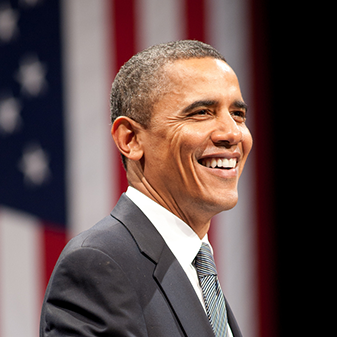
#> input picture image_examples/obama.jpg, 337 x 337 px, found by its file name
$ python 'Chapter 2 - Color Model.py'
#> lines starting #> are read from the running program, lines starting #| are printed output that depends on the picture; after the words box and inside, x2 and y2 are one past the last pixel; in counts of white or black regions, pixels touching at a corner belong together
import cv2
import numpy as np


img = cv2.imread("image_examples/obama.jpg")
#> img is the input picture: shape (337, 337, 3); mean B, G, R 76.1, 77.4, 96.7
kernel = np.ones((5,5),np.uint8)

# RGB to Gray
imgGray = cv2.cvtColor(img,cv2.COLOR_BGR2GRAY)
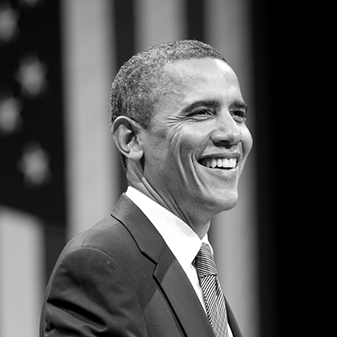
#> imgGray: shape (337, 337); min 0, max 255, mean 83

# 7by7 is kernel size n 0 is sigma
imgBlur = cv2.GaussianBlur(imgGray,(7,7),0)
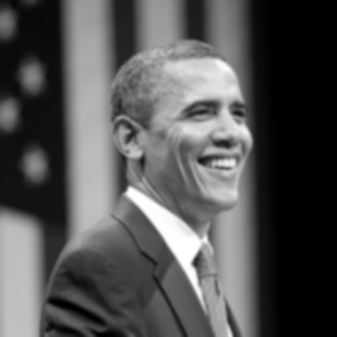
#> imgBlur: shape (337, 337); min 0, max 255, mean 83

# Canny use for edges director and 100 by 100 is Threshold value
imgCanny = cv2.Canny(img,100,100)
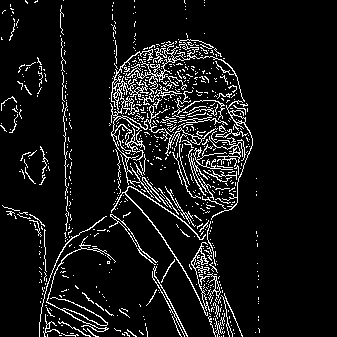
#> imgCanny: shape (337, 337); 8.4% white in thin lines or dots, all inside (x1, y1, x2, y2) = (0, 0, 260, 337)

# Dilation is use of more accuracy in ede detection
# in kernel we have to add sizeof and valueof
# in this kernel we also need to define size of matrix
imgDialition = cv2.dilate(imgCanny,kernel,iterations=1)
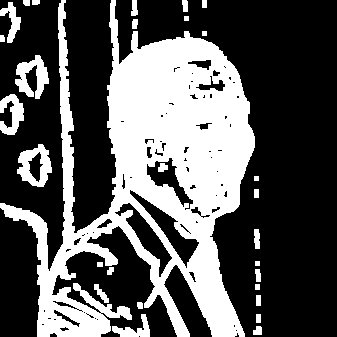
#> imgDialition: shape (337, 337); 34.6% white; 29 white regions, largest, box (x1, y1, x2, y2) and area: (0, 0, 255, 337) 35220, (17, 144, 52, 187) 816, (15, 55, 49, 99) 790

# opposite of dialation is erossion
imgeroded = cv2.erode(imgDialition,kernel,iterations=1)
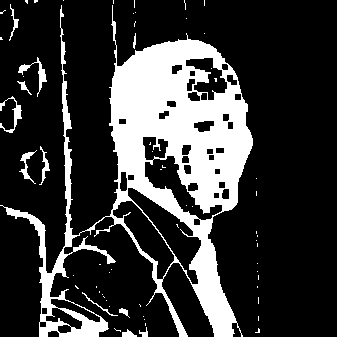
#> imgeroded: shape (337, 337); 22.2% white; 65 white regions (53 under 20 px), largest, box (x1, y1, x2, y2) and area: (0, 5, 253, 337) 23851, (18, 57, 47, 97) 227, (0, 96, 22, 133) 213


cv2.imshow('imgeroded Image',imgeroded)
cv2.imshow("Dialition Image",imgDialition)
cv2.imshow("Canny Image",imgCanny)
cv2.imshow("Blur Image",imgBlur)
cv2.imshow('Elephant Image',imgGray)


cv2.waitKey(0)
cv2.destroyAllWindows()

$ run again, with image_examples/Trump.jpg copied over image_examples/obama.jpg
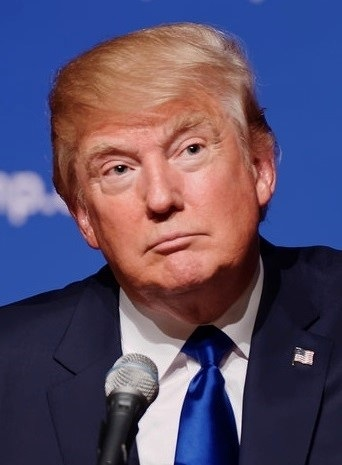
#> input picture image_examples/Trump.jpg, 342 x 465 px, found by its file name
#> img is the input picture: shape (465, 342, 3); mean B, G, R 104.9, 77.8, 89.5
#> `imgCanny = cv2.Canny(img,100,100)`:
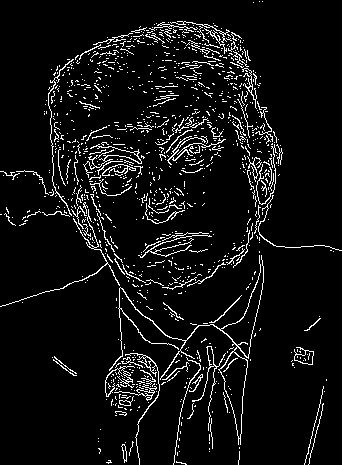
#> imgCanny: shape (465, 342); 6.7% white in thin lines or dots
#> imgDialition: shape (465, 342); 32.8% white; 33 white regions, largest, box (x1, y1, x2, y2) and area: (0, 19, 342, 465) 49024, (302, 384, 327, 465) 725, (289, 345, 316, 370) 517
#> `imgeroded = cv2.erode(imgDialition,kernel,iterations=1)`:
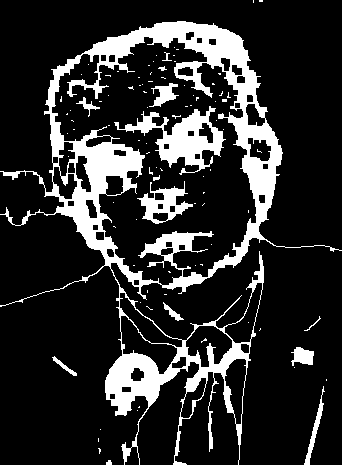
#> imgeroded: shape (465, 342); 17.4% white; 95 white regions (81 under 20 px), largest, box (x1, y1, x2, y2) and area: (0, 21, 342, 465) 22412, (114, 106, 226, 175) 2643, (137, 181, 193, 224) 961

$ run again, with image_examples/cards.jpg copied over image_examples/obama.jpg
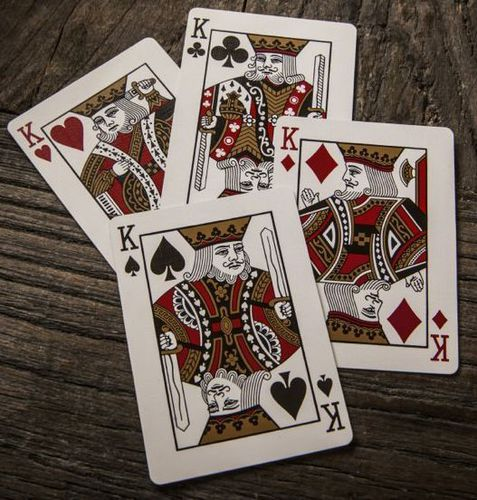
#> input picture image_examples/cards.jpg, 477 x 500 px, found by its file name
#> img is the input picture: shape (500, 477, 3); mean B, G, R 88.1, 96.6, 109.6
#> `imgCanny = cv2.Canny(img,100,100)`:
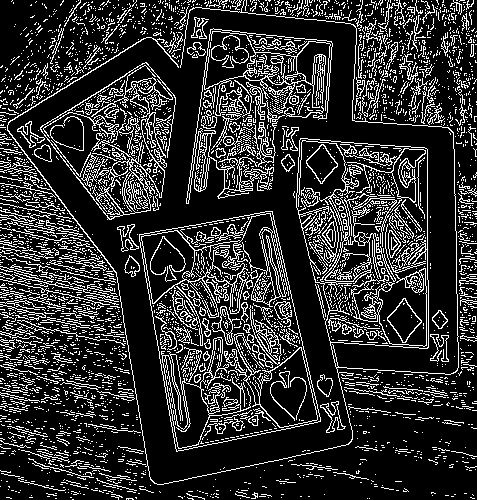
#> imgCanny: shape (500, 477); 18.9% white in thin lines or dots
#> imgDialition: shape (500, 477); 71.5% white; 450 black regions (323 under 20 px), largest, box (x1, y1, x2, y2) and area: (10, 40, 350, 482) 24409, (187, 10, 456, 372) 12324, (139, 411, 477, 500) 10945
#> `imgeroded = cv2.erode(imgDialition,kernel,iterations=1)`:
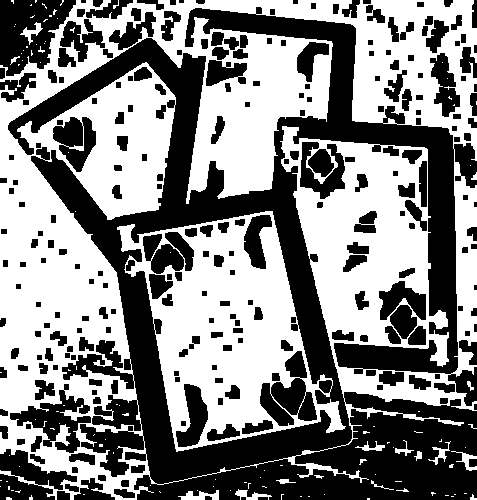
#> imgeroded: shape (500, 477); 52.2% white; 253 black regions (6 under 20 px), largest, box (x1, y1, x2, y2) and area: (8, 7, 477, 500) 72351, (0, 0, 76, 76) 3661, (260, 351, 317, 426) 2211
